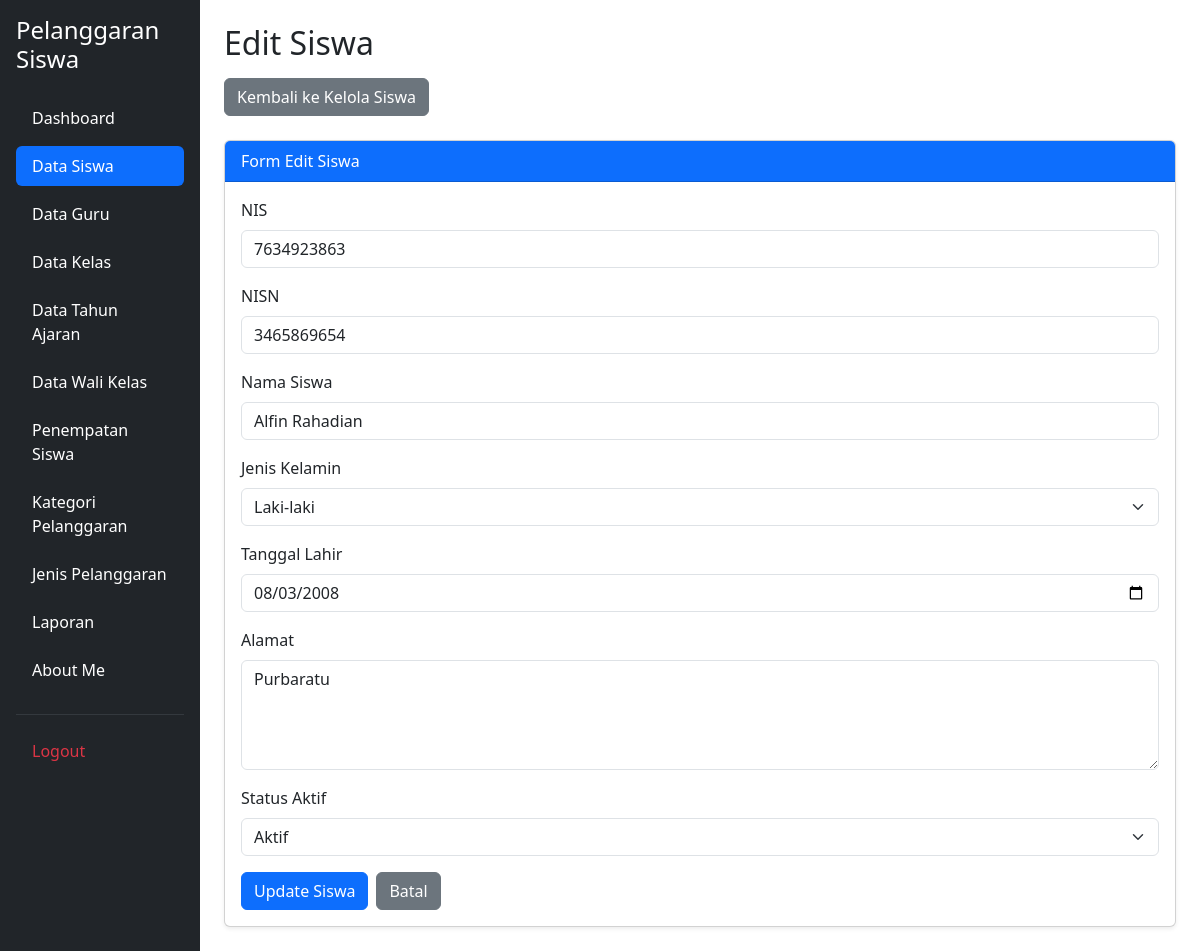
Page /edit_siswa.php?id=101 (signed in) on the committed database.
### tables this page shows
CREATE TABLE `t_siswa` (
  `id` int(11) NOT NULL,
  `nis` varchar(30) DEFAULT NULL,
  `nisn` varchar(20) NOT NULL,
  `nama` varchar(150) DEFAULT NULL,
  `jenis_kelamin` char(1) NOT NULL,
  `tanggal_lahir` date NOT NULL,
  `alamat` text NOT NULL,
  `status_aktif` tinyint(1) NOT NULL,
  `created_at` timestamp NOT NULL DEFAULT current_timestamp(),
  `updated_at` timestamp NOT NULL DEFAULT current_timestamp()
);

### edit_siswa.php (the view, shortened to what this page needs)
<?php
include 'config/koneksi.php';
$id = isset($_GET['id']) ? (int) $_GET['id'] : 0;
$stmt = mysqli_prepare($koneksi, "SELECT * FROM t_siswa WHERE id = ?");
mysqli_stmt_bind_param($stmt, "i", $id);
mysqli_stmt_execute($stmt);
$hasil = mysqli_stmt_get_result($stmt);
$data = mysqli_fetch_assoc($hasil);
?>
<!DOCTYPE html>
<html lang="id">
<head>
    <link href="https://cdn.jsdelivr.net/npm/bootstrap@5.3.8/dist/css/bootstrap.min.css"
          rel="stylesheet">
</head>
<body>
<div class="container-fluid">
    <div class="row">
        <?php include 'layout/sidebar.php'; ?>
        <main class="col-md-9 col-lg-10 p-4">
            <div class="mb-4">
                <h2 class="mb-3">Edit Siswa</h2>
                <a href="kelola_siswa.php" class="btn btn-secondary">
                    Kembali ke Kelola Siswa
                </a>
            </div>
            <div class="card shadow-sm">
                <div class="card-header bg-primary text-white">
                    Form Edit Siswa
                </div>
                <div class="card-body">
                    <form action="proses_edit_siswa.php" method="POST">
                        <div class="mb-3">
                            <label for="nis" class="form-label">NIS</label>
                            <input type="text"
                                   class="form-control"
                                   id="nis"
                                   name="nis"
                                   value="<?= htmlspecialchars($data['nis'] ?? ''); ?>"
                                   required>
                        </div>
                        <div class="mb-3">
                            <label for="nisn" class="form-label">NISN</label>
                            <input type="text"
                                   class="form-control"
                                   id="nisn"
                                   name="nisn"
                                   value="<?= htmlspecialchars($data['nisn'] ?? ''); ?>"
                                   required>
                        </div>
                        <div class="mb-3">
                            <label for="nama" class="form-label">
                                Nama Siswa
                            </label>
                            <input type="text"
                                   class="form-control"
                                   id="nama"
                                   name="nama"
                                   value="<?= htmlspecialchars($data['nama'] ?? ''); ?>"
                                   required>
                        </div>
                        <div class="mb-3">
                            <label for="jenis_kelamin" class="form-label">
                                Jenis Kelamin
                            </label>
                            <select class="form-select"
                                    id="jenis_kelamin"
                                    name="jenis_kelamin"
                                    required>
                                <option value="L"
                                    <?= ($data['jenis_kelamin'] == 'L') ? 'selected' : ''; ?>>
                                    Laki-laki
                                </option>
                            </select>
                        </div>
                        <div class="mb-3">
                            <label for="tanggal_lahir" class="form-label">
                                Tanggal Lahir
                            </label>
                            <input type="date"
                                   class="form-control"
                                   id="tanggal_lahir"
                                   name="tanggal_lahir"
                                   value="<?= htmlspecialchars($data['tanggal_lahir'] ?? ''); ?>"
                                   required>
                        </div>
                        <div class="mb-3">
                            <label for="alamat" class="form-label">
                                Alamat
                            </label>
                            <textarea class="form-control"
                                      id="alamat"
                                      name="alamat"
                                      rows="4"
                                      required><?= htmlspecialchars($data['alamat'] ?? ''); ?></textarea>
                        </div>
                        <div class="mb-3">
                            <label for="status_aktif" class="form-label">
                                Status Aktif
                            </label>
                            <select class="form-select"
                                    id="status_aktif"
                                    name="status_aktif"
                                    required>
                                <option value="1"
                                    <?= ($data['status_aktif'] == 1) ? 'selected' : ''; ?>>
                                    Aktif
                                </option>
                            </select>
                        </div>
                        <div class="d-flex gap-2">
                            <button type="submit" class="btn btn-primary">
                                Update Siswa
                            </button>
                            <a href="kelola_siswa.php"
                               class="btn btn-secondary">
                                Batal
                            </a>
                        </div>
                    </form>
                </div>
            </div>
        </main>
    </div>
</div>
</body>
</html>

### rows in the picture
t_siswa: nis "7634923863", nisn "3465869654", nama "Alfin Rahadian", jenis_kelamin "Laki-laki", tanggal_lahir "08/03/2008", alamat "Purbaratu", status_aktif "Aktif"
